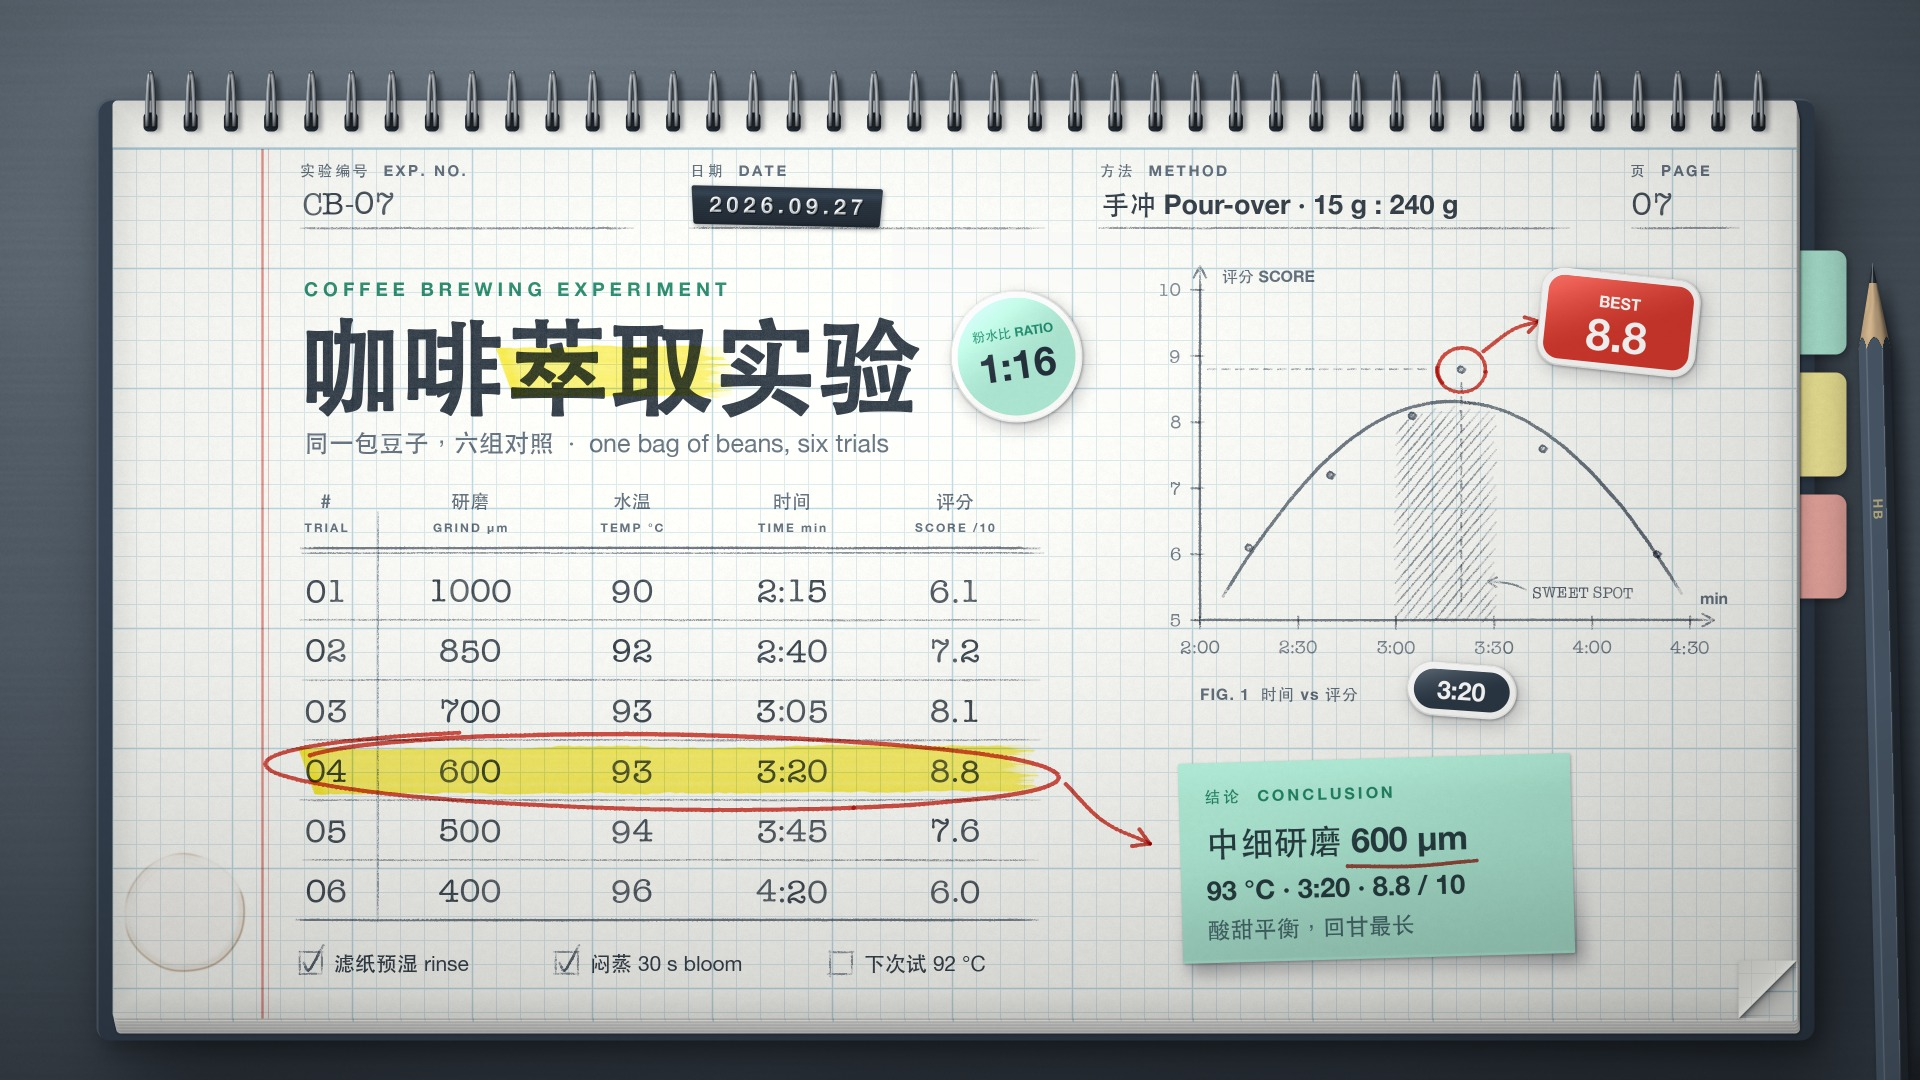

The Python source for this figure:
"""Example (lab notebook x stickers): 咖啡萃取实验 / Coffee Brewing Experiment — a page of a wire-o lab notebook
lying on a graphite desk: a filled-in header with a label-maker date, a pencil-ruled table of six pour-over
trials (grind, water temperature, brew time, taste score), a pencil chart of brew time against score with a
hatched sweet spot, the best trial highlighted and looped in red pen, a mint sticky note with the conclusion,
die-cut stickers for the key numbers, an old coffee ring in the margin, and a pencil lying beside the notebook.
No image model.
python3 notebook_brewing.py [out.png] [--stages DIR]
"""
import os, sys
sys.path.insert(0, os.path.join(os.path.dirname(os.path.abspath(__file__)), '..', 'lib'))
import numpy as np
from notebook import Notebook, INK, SOFT, LEAD, RED, MINT, MINTD
from core import polygon_mask

out = sys.argv[1] if len(sys.argv) > 1 and not sys.argv[1].startswith('--') else 'notebook_brewing.png'
stages = sys.argv[sys.argv.index('--stages') + 1] if '--stages' in sys.argv else None

nb = Notebook(1920, 1080, seed=27)
PX0, PY0, PX1, PY1 = 112, 100, 1796, 1018

# ---- desk, notebook, binding
nb.desk()
nb.stage('desk')
nb.notebook(PX0, PY0, PX1, PY1)
nb.stain(182, 912, 60, strength=0.3)                                    # an old mug ring in the margin
nb.binding()
nb.stage('notebook')

# ---- header form, filled in; title
for (x, w, lab) in [(300, 330, '实验编号  EXP. NO.'), (690, 350, '日期  DATE'), (1100, 470, '方法  METHOD'), (1630, 110, '页  PAGE')]:
    nb.text(lab, x, 176, 15, SOFT, 'sans_bold', spacing=2.5, medium='print')
    nb.rule(x, 228, x + w, 228, 2.0, 0.55)
nb.text('CB-07', 302, 214, 32, INK, 'typewriter', medium='typed')
nb.text('手冲 Pour-over · 15 g : 240 g', 1102, 214, 27, INK, 'sans_bold')
nb.text('07', 1632, 214, 32, INK, 'typewriter', medium='typed')
nb.text('COFFEE BREWING EXPERIMENT', 304, 296, 19, MINTD, 'sans_bold', spacing=5)
nb.text('咖啡萃取实验', 298, 404, 104, INK, 'cjk_sans', weight=1.6)
nb.text('同一包豆子，六组对照  ·  one bag of beans, six trials', 304, 452, 25, SOFT, 'sans')
nb.stage('header')

# ---- trial table: pencil-ruled, typed values
TRIALS = [('01', '1000', '90', '2:15', '6.1'), ('02', '850', '92', '2:40', '7.2'), ('03', '700', '93', '3:05', '8.1'),
          ('04', '600', '93', '3:20', '8.8'), ('05', '500', '94', '3:45', '7.6'), ('06', '400', '96', '4:20', '6.0')]
COLS = [326, 470, 632, 792, 955]
for x, cn, en in zip(COLS, ['#', '研磨', '水温', '时间', '评分'], ['TRIAL', 'GRIND µm', 'TEMP °C', 'TIME min', 'SCORE /10']):
    nb.text(cn, x, 508, 19, SOFT, 'sans_bold', 'ms', medium='print')
    nb.text(en, x, 532, 12, SOFT, 'sans_bold', 'ms', spacing=2, medium='print')
nb.rule(300, 548, 1040, 548, 2.2, 0.8)
nb.rule(300, 553, 1040, 553, 1.6, 0.55)
ROW0, RH = 590, 60
for i, row in enumerate(TRIALS):
    y = ROW0 + i * RH
    for x, val in zip(COLS, row):
        nb.text(val, x, y + 12, 33, INK, 'typewriter', 'ms', medium='typed')
    if i < len(TRIALS) - 1:
        nb.rule(304, y + RH / 2, 1036, y + RH / 2, 1.8, 0.45)
nb.rule(300, ROW0 + 5.5 * RH, 1040, ROW0 + 5.5 * RH, 2.2, 0.8)
nb.rule(378, 516, 378, ROW0 + 5.5 * RH, 1.8, 0.45)
for i, (x, lab, done) in enumerate([(300, '滤纸预湿 rinse', True), (556, '闷蒸 30 s bloom', True), (830, '下次试 92 °C', False)]):
    nb.checkbox(x, 952, 22, checked=done)
    nb.text(lab, x + 34, 971, 21, INK, 'sans')
nb.stage('table')

# ---- chart: brew time vs score, pencil on graph paper
X0, X1, Y0, Y1 = 1200, 1690, 290, 620
to_px = nb.axes(X0, Y0, X1, Y1, (2.0, 4.5), (5, 10), [2.0, 2.5, 3.0, 3.5, 4.0, 4.5], [5, 6, 7, 8, 9, 10],
                ['2:00', '2:30', '3:00', '3:30', '4:00', '4:30'], ['5', '6', '7', '8', '9', '10'], size=18)
nb.text('评分 SCORE', X0 + 22, Y0 - 8, 16, SOFT, 'sans_bold', medium='print')
nb.text('min', X1 + 24, Y1 - 16, 16, SOFT, 'sans_bold', 'ms', medium='print')
nb.text('FIG. 1  时间 vs 评分', X0, 700, 16, SOFT, 'sans_bold', spacing=1, medium='print')
tt = np.array([2.25, 2.667, 3.083, 3.333, 3.75, 4.333]); sc = np.array([6.1, 7.2, 8.1, 8.8, 7.6, 6.0])
fit = np.polyfit(tt, sc, 2)
ts = np.linspace(2.12, 4.45, 30)
curve = [to_px(t, np.polyval(fit, t)) for t in ts]
band = [to_px(3.0, 5.0)] + [to_px(t, np.polyval(fit, t) - 0.12) for t in np.linspace(3.0, 3.5, 12)] + [to_px(3.5, 5.0)]
nb.hatch(polygon_mask(nb.H, nb.W, band, 2), angle=50, spacing=7.5, pressure=0.5, width=1.8)
nb.pencil(curve[:17], 3.2, 0.8, 1.6)                                   # drawn in two strokes that overlap a little
nb.pencil([(x + 0.8, y + 1.2) for x, y in curve[15:]], 3.2, 0.8, 1.6)
for t, s in zip(tt, sc):                                                 # data points: small pressed-in dots
    x, y = to_px(t, s)
    nb.pencil([(x + r * np.cos(a), y + r * np.sin(a)) for r, a in zip(np.linspace(3.8, 0.6, 18), np.linspace(0, 4 * np.pi, 18))], 2.8, 1.0, 0.15)
bx, by = to_px(3.333, 8.8)
nb.pencils([[(X0 + 8 + k * 14, by), (X0 + 16 + k * 14, by)] for k in range(int((bx - X0 - 24) / 14))], 1.8, 0.55, 0.2, smooth=False)
nb.pencils([[(bx, by + 14 + k * 14), (bx, by + 22 + k * 14)] for k in range(int((Y1 - by - 20) / 14))], 2.0, 0.7, 0.2, smooth=False)
nb.text('SWEET SPOT', 1532, 598, 16, LEAD, 'typewriter', medium='typed')
nb.pencil([(1526, 590), (1510, 584), (1490, 582)], 2.0, 0.7, 0.4)
nb.arrowhead((1488, 582), 182, 10, 2.0)
nb.stage('chart')

# ---- highlighter: the best trial, and the key phrase of the title
YB = ROW0 + 3 * RH
nb.highlight(306, 1034, YB + 1, 46, tilt=-3)
nb.highlight(298 + 2 * 104 - 2, 298 + 4 * 104 + 14, 372, 50, tilt=-2, alpha=0.7)
nb.stage('highlighter')

# ---- red pen: loop the best row and the best point, arrows to the conclusion
nb.pen_loop(668, YB + 1, 392, 38, rot=-1.0)
nb.pen_loop(bx, by, 24, 22, rot=8, a0=150, width=3.6)
nb.pen_arrow([(1066, YB + 14), (1104, YB + 52), (1150, YB + 74)], 3.8, 18)
nb.pen_arrow([(bx + 22, by - 18), (bx + 52, by - 40), (bx + 78, by - 48)], 3.6, 15)
nb.stage('red_pen')

# ---- paper bits: sticky note with the conclusion, die-cut stickers, label-maker date
f = nb.sticky(1376, 858, 392, 200, rot=1.6)
nb.text('结论  CONCLUSION', *f.pt(26, 40), 16, MINTD, 'sans_bold', rot=f.rot, spacing=3)
nb.text('中细研磨 600 µm', *f.pt(26, 94), 34, INK, 'sans_bold', rot=f.rot)
nb.text('93 °C · 3:20 · 8.8 / 10', *f.pt(26, 138), 27, INK, 'sans_bold', rot=f.rot)
nb.text('酸甜平衡，回甘最长', *f.pt(26, 176), 23, SOFT, 'sans', rot=f.rot)
u0 = 26 + nb.text_width('中细研磨 ', 34, 'sans_bold'); u1 = 26 + nb.text_width('中细研磨 600 µm', 34, 'sans_bold')
nb.pen([f.pt(u0 - 4, 107), f.pt((u0 + u1) / 2, 109.5), f.pt(u1 + 8, 105)], 3.6)
nb.sticker(1618, 322, 146, 84, rot=-6, colour=RED, radius=16,
           lines=[('BEST', 73, 29, 16, 'sans_bold', '#ffffff'), ('8.8', 73, 72, 44, 'sans_bold', '#ffffff')])
nb.sticker(1016, 356, 118, 118, rot=8, colour=MINT, shape='circle',
           lines=[('粉水比 RATIO', 59, 40, 13, 'sans_bold', MINTD), ('1:16', 59, 82, 40, 'sans_bold', INK)])
nb.sticker(bx, 690, 96, 40, rot=-4, colour='#2c3846', radius=20,
           lines=[('3:20', 48, 30, 25, 'sans_bold', '#ffffff')])
nb.label_tape('2026.09.27', 692, 204, 22, rot=-1.2)
nb.stage('stickers')

# ---- a pencil lying beside the notebook
nb.pencil_prop(1872, 262, angle=88.6, length=1000, width=32, label='HB')

nb.save(out, stages_dir=stages)
print('saved', out)
